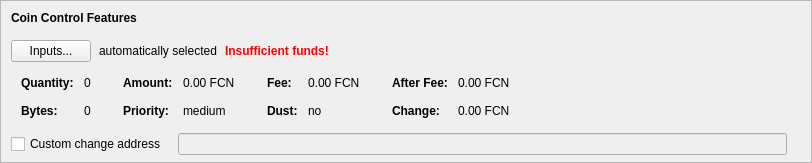
    <widget class="QFrame" name="frameCoinControl">
     <property name="sizePolicy">
      <sizepolicy hsizetype="Expanding" vsizetype="Expanding">
       <horstretch>0</horstretch>
       <verstretch>0</verstretch>
      </sizepolicy>
     </property>
     <property name="maximumSize">
      <size>
       <width>16777215</width>
       <height>16777215</height>
      </size>
     </property>
     <property name="frameShape">
      <enum>QFrame::StyledPanel</enum>
     </property>
     <property name="frameShadow">
      <enum>QFrame::Sunken</enum>
     </property>
     <layout class="QVBoxLayout" name="verticalLayoutCoinControl2">
      <property name="spacing">
       <number>0</number>
      </property>
      <property name="leftMargin">
       <number>0</number>
      </property>
      <property name="topMargin">
       <number>0</number>
      </property>
      <property name="rightMargin">
       <number>0</number>
      </property>
      <property name="bottomMargin">
       <number>6</number>
      </property>
      <item>
       <layout class="QVBoxLayout" name="verticalLayoutCoinControl" stretch="0,0,0,0,1">
        <property name="spacing">
         <number>0</number>
        </property>
        <property name="leftMargin">
         <number>10</number>
        </property>
        <property name="topMargin">
         <number>10</number>
        </property>
        <item>
         <layout class="QHBoxLayout" name="horizontalLayoutCoinControl1">
          <property name="bottomMargin">
           <number>15</number>
          </property>
          <item>
           <widget class="QLabel" name="labelCoinControlFeatures">
            <property name="sizePolicy">
             <sizepolicy hsizetype="Preferred" vsizetype="Maximum">
              <horstretch>0</horstretch>
              <verstretch>0</verstretch>
             </sizepolicy>
            </property>
            <property name="font">
             <font>
              <weight>75</weight>
              <bold>true</bold>
             </font>
            </property>
            <property name="styleSheet">
             <string notr="true">font-weight:bold;</string>
            </property>
            <property name="text">
             <string>Coin Control Features</string>
            </property>
           </widget>
          </item>
         </layout>
        </item>
        <item>
         <layout class="QHBoxLayout" name="horizontalLayoutCoinControl2" stretch="0,0,0,0">
          <property name="spacing">
           <number>8</number>
          </property>
          <property name="bottomMargin">
           <number>10</number>
          </property>
          <item>
           <widget class="QPushButton" name="pushButtonCoinControl">
            <property name="styleSheet">
             <string notr="true"/>
            </property>
            <property name="text">
             <string>Inputs...</string>
            </property>
            <property name="autoDefault">
             <bool>false</bool>
            </property>
           </widget>
          </item>
          <item>
           <widget class="QLabel" name="labelCoinControlAutomaticallySelected">
            <property name="text">
             <string>automatically selected</string>
            </property>
            <property name="margin">
             <number>5</number>
            </property>
           </widget>
          </item>
          <item>
           <widget class="QLabel" name="labelCoinControlInsuffFunds">
            <property name="font">
             <font>
              <weight>75</weight>
              <bold>true</bold>
             </font>
            </property>
            <property name="styleSheet">
             <string notr="true">color:red;font-weight:bold;</string>
            </property>
            <property name="text">
             <string>Insufficient funds!</string>
            </property>
            <property name="margin">
             <number>5</number>
            </property>
           </widget>
          </item>
          <item>
           <spacer name="horizontalSpacerCoinControl">
            <property name="orientation">
             <enum>Qt::Horizontal</enum>
            </property>
            <property name="sizeHint" stdset="0">
             <size>
              <width>40</width>
              <height>1</height>
             </size>
            </property>
           </spacer>
          </item>
         </layout>
        </item>
        <item>
         <widget class="QWidget" name="widgetCoinControl" native="true">
          <property name="sizePolicy">
           <sizepolicy hsizetype="Preferred" vsizetype="Preferred">
            <horstretch>0</horstretch>
            <verstretch>0</verstretch>
           </sizepolicy>
          </property>
          <property name="minimumSize">
           <size>
            <width>0</width>
            <height>0</height>
           </size>
          </property>
          <property name="styleSheet">
           <string notr="true"/>
          </property>
          <layout class="QHBoxLayout" name="horizontalLayoutCoinControl5">
           <property name="leftMargin">
            <number>0</number>
           </property>
           <property name="topMargin">
            <number>0</number>
           </property>
           <property name="rightMargin">
            <number>0</number>
           </property>
           <property name="bottomMargin">
            <number>0</number>
           </property>
           <item>
            <layout class="QHBoxLayout" name="horizontalLayoutCoinControl3" stretch="0,0,0,1">
             <property name="spacing">
              <number>20</number>
             </property>
             <property name="topMargin">
              <number>0</number>
             </property>
             <property name="bottomMargin">
              <number>10</number>
             </property>
             <item>
              <layout class="QFormLayout" name="formLayoutCoinControl1">
               <property name="horizontalSpacing">
                <number>10</number>
               </property>
               <property name="verticalSpacing">
                <number>14</number>
               </property>
               <property name="leftMargin">
                <number>10</number>
               </property>
               <property name="topMargin">
                <number>4</number>
               </property>
               <property name="rightMargin">
                <number>6</number>
               </property>
               <item row="0" column="0">
                <widget class="QLabel" name="labelCoinControlQuantityText">
                 <property name="font">
                  <font>
                   <weight>75</weight>
                   <bold>true</bold>
                  </font>
                 </property>
                 <property name="text">
                  <string>Quantity:</string>
                 </property>
                 <property name="margin">
                  <number>0</number>
                 </property>
                </widget>
               </item>
               <item row="0" column="1">
                <widget class="QLabel" name="labelCoinControlQuantity">
                 <property name="cursor">
                  <cursorShape>IBeamCursor</cursorShape>
                 </property>
                 <property name="contextMenuPolicy">
                  <enum>Qt::ActionsContextMenu</enum>
                 </property>
                 <property name="text">
                  <string notr="true">0</string>
                 </property>
                 <property name="margin">
                  <number>0</number>
                 </property>
                 <property name="textInteractionFlags">
                  <set>Qt::LinksAccessibleByMouse|Qt::TextSelectableByKeyboard|Qt::TextSelectableByMouse</set>
                 </property>
                </widget>
               </item>
               <item row="1" column="0">
                <widget class="QLabel" name="labelCoinControlBytesText">
                 <property name="font">
                  <font>
                   <weight>75</weight>
                   <bold>true</bold>
                  </font>
                 </property>
                 <property name="text">
                  <string>Bytes:</string>
                 </property>
                </widget>
               </item>
               <item row="1" column="1">
                <widget class="QLabel" name="labelCoinControlBytes">
                 <property name="cursor">
                  <cursorShape>IBeamCursor</cursorShape>
                 </property>
                 <property name="contextMenuPolicy">
                  <enum>Qt::ActionsContextMenu</enum>
                 </property>
                 <property name="text">
                  <string notr="true">0</string>
                 </property>
                 <property name="textInteractionFlags">
                  <set>Qt::LinksAccessibleByMouse|Qt::TextSelectableByKeyboard|Qt::TextSelectableByMouse</set>
                 </property>
                </widget>
               </item>
              </layout>
             </item>
             <item>
              <layout class="QFormLayout" name="formLayoutCoinControl2">
               <property name="horizontalSpacing">
                <number>10</number>
               </property>
               <property name="verticalSpacing">
                <number>14</number>
               </property>
               <property name="leftMargin">
                <number>6</number>
               </property>
               <property name="topMargin">
                <number>4</number>
               </property>
               <property name="rightMargin">
                <number>6</number>
               </property>
               <item row="0" column="0">
                <widget class="QLabel" name="labelCoinControlAmountText">
                 <property name="font">
                  <font>
                   <weight>75</weight>
                   <bold>true</bold>
                  </font>
                 </property>
                 <property name="text">
                  <string>Amount:</string>
                 </property>
                 <property name="margin">
                  <number>0</number>
                 </property>
                </widget>
               </item>
               <item row="0" column="1">
                <widget class="QLabel" name="labelCoinControlAmount">
                 <property name="cursor">
                  <cursorShape>IBeamCursor</cursorShape>
                 </property>
                 <property name="contextMenuPolicy">
                  <enum>Qt::ActionsContextMenu</enum>
                 </property>
                 <property name="text">
                  <string notr="true">0.00 FCN</string>
                 </property>
                 <property name="textInteractionFlags">
                  <set>Qt::LinksAccessibleByMouse|Qt::TextSelectableByKeyboard|Qt::TextSelectableByMouse</set>
                 </property>
                </widget>
               </item>
               <item row="1" column="0">
                <widget class="QLabel" name="labelCoinControlPriorityText">
                 <property name="font">
                  <font>
                   <weight>75</weight>
                   <bold>true</bold>
                  </font>
                 </property>
                 <property name="text">
                  <string>Priority:</string>
                 </property>
                </widget>
               </item>
               <item row="1" column="1">
                <widget class="QLabel" name="labelCoinControlPriority">
                 <property name="cursor">
                  <cursorShape>IBeamCursor</cursorShape>
                 </property>
                 <property name="contextMenuPolicy">
                  <enum>Qt::ActionsContextMenu</enum>
                 </property>
                 <property name="text">
                  <string notr="true">medium</string>
                 </property>
                 <property name="textInteractionFlags">
                  <set>Qt::LinksAccessibleByMouse|Qt::TextSelectableByKeyboard|Qt::TextSelectableByMouse</set>
                 </property>
                </widget>
               </item>
              </layout>
             </item>
             <item>
              <layout class="QFormLayout" name="formLayoutCoinControl3">
               <property name="horizontalSpacing">
                <number>10</number>
               </property>
               <property name="verticalSpacing">
                <number>14</number>
               </property>
               <property name="leftMargin">
                <number>6</number>
               </property>
               <property name="topMargin">
                <number>4</number>
               </property>
               <property name="rightMargin">
                <number>6</number>
               </property>
               <item row="0" column="0">
                <widget class="QLabel" name="labelCoinControlFeeText">
                 <property name="font">
                  <font>
                   <weight>75</weight>
                   <bold>true</bold>
                  </font>
                 </property>
                 <property name="text">
                  <string>Fee:</string>
                 </property>
                 <property name="margin">
                  <number>0</number>
                 </property>
                </widget>
               </item>
               <item row="0" column="1">
                <widget class="QLabel" name="labelCoinControlFee">
                 <property name="cursor">
                  <cursorShape>IBeamCursor</cursorShape>
                 </property>
                 <property name="contextMenuPolicy">
                  <enum>Qt::ActionsContextMenu</enum>
                 </property>
                 <property name="text">
                  <string notr="true">0.00 FCN</string>
                 </property>
                 <property name="textInteractionFlags">
                  <set>Qt::LinksAccessibleByMouse|Qt::TextSelectableByKeyboard|Qt::TextSelectableByMouse</set>
                 </property>
                </widget>
               </item>
               <item row="1" column="0">
                <widget class="QLabel" name="labelCoinControlLowOutputText">
                 <property name="font">
                  <font>
                   <weight>75</weight>
                   <bold>true</bold>
                  </font>
                 </property>
                 <property name="text">
                  <string>Dust:</string>
                 </property>
                </widget>
               </item>
               <item row="1" column="1">
                <widget class="QLabel" name="labelCoinControlLowOutput">
                 <property name="cursor">
                  <cursorShape>IBeamCursor</cursorShape>
                 </property>
                 <property name="contextMenuPolicy">
                  <enum>Qt::ActionsContextMenu</enum>
                 </property>
                 <property name="text">
                  <string notr="true">no</string>
                 </property>
                 <property name="textInteractionFlags">
                  <set>Qt::LinksAccessibleByMouse|Qt::TextSelectableByKeyboard|Qt::TextSelectableByMouse</set>
                 </property>
                </widget>
               </item>
              </layout>
             </item>
             <item>
              <layout class="QFormLayout" name="formLayoutCoinControl4">
               <property name="horizontalSpacing">
                <number>10</number>
               </property>
               <property name="verticalSpacing">
                <number>14</number>
               </property>
               <property name="leftMargin">
                <number>6</number>
               </property>
               <property name="topMargin">
                <number>4</number>
               </property>
               <property name="rightMargin">
                <number>6</number>
               </property>
               <item row="0" column="0">
                <widget class="QLabel" name="labelCoinControlAfterFeeText">
                 <property name="font">
                  <font>
                   <weight>75</weight>
                   <bold>true</bold>
                  </font>
                 </property>
                 <property name="text">
                  <string>After Fee:</string>
                 </property>
                 <property name="margin">
                  <number>0</number>
                 </property>
                </widget>
               </item>
               <item row="0" column="1">
                <widget class="QLabel" name="labelCoinControlAfterFee">
                 <property name="cursor">
                  <cursorShape>IBeamCursor</cursorShape>
                 </property>
                 <property name="contextMenuPolicy">
                  <enum>Qt::ActionsContextMenu</enum>
                 </property>
                 <property name="text">
                  <string notr="true">0.00 FCN</string>
                 </property>
                 <property name="textInteractionFlags">
                  <set>Qt::LinksAccessibleByMouse|Qt::TextSelectableByKeyboard|Qt::TextSelectableByMouse</set>
                 </property>
                </widget>
               </item>
               <item row="1" column="0">
                <widget class="QLabel" name="labelCoinControlChangeText">
                 <property name="font">
                  <font>
                   <weight>75</weight>
                   <bold>true</bold>
                  </font>
                 </property>
                 <property name="text">
                  <string>Change:</string>
                 </property>
                </widget>
               </item>
               <item row="1" column="1">
                <widget class="QLabel" name="labelCoinControlChange">
                 <property name="cursor">
                  <cursorShape>IBeamCursor</cursorShape>
                 </property>
                 <property name="contextMenuPolicy">
                  <enum>Qt::ActionsContextMenu</enum>
                 </property>
                 <property name="text">
                  <string notr="true">0.00 FCN</string>
                 </property>
                 <property name="textInteractionFlags">
                  <set>Qt::LinksAccessibleByMouse|Qt::TextSelectableByKeyboard|Qt::TextSelectableByMouse</set>
                 </property>
                </widget>
               </item>
              </layout>
             </item>
            </layout>
           </item>
          </layout>
         </widget>
        </item>
        <item>
         <layout class="QHBoxLayout" name="horizontalLayoutCoinControl4" stretch="0,0,0">
          <property name="spacing">
           <number>12</number>
          </property>
          <property name="sizeConstraint">
           <enum>QLayout::SetDefaultConstraint</enum>
          </property>
          <property name="topMargin">
           <number>5</number>
          </property>
          <property name="rightMargin">
           <number>5</number>
          </property>
          <item>
           <widget class="QCheckBox" name="checkBoxCoinControlChange">
            <property name="toolTip">
             <string>If this is activated, but the change address is empty or invalid, change will be sent to a newly generated address.</string>
            </property>
            <property name="text">
             <string>Custom change address</string>
            </property>
           </widget>
          </item>
          <item>
           <widget class="QValidatedLineEdit" name="lineEditCoinControlChange">
            <property name="enabled">
             <bool>false</bool>
            </property>
            <property name="sizePolicy">
             <sizepolicy hsizetype="Expanding" vsizetype="Fixed">
              <horstretch>0</horstretch>
              <verstretch>0</verstretch>
             </sizepolicy>
            </property>
           </widget>
          </item>
          <item>
           <widget class="QLabel" name="labelCoinControlChangeLabel">
            <property name="sizePolicy">
             <sizepolicy hsizetype="Preferred" vsizetype="Expanding">
              <horstretch>0</horstretch>
              <verstretch>0</verstretch>
             </sizepolicy>
            </property>
            <property name="minimumSize">
             <size>
              <width>0</width>
              <height>0</height>
             </size>
            </property>
            <property name="text">
             <string/>
            </property>
            <property name="margin">
             <number>3</number>
            </property>
           </widget>
          </item>
         </layout>
        </item>
        <item>
         <spacer name="verticalSpacerCoinControl">
          <property name="orientation">
           <enum>Qt::Vertical</enum>
          </property>
          <property name="sizeHint" stdset="0">
           <size>
            <width>800</width>
            <height>1</height>
           </size>
          </property>
         </spacer>
        </item>
       </layout>
      </item>
     </layout>
    </widget>
